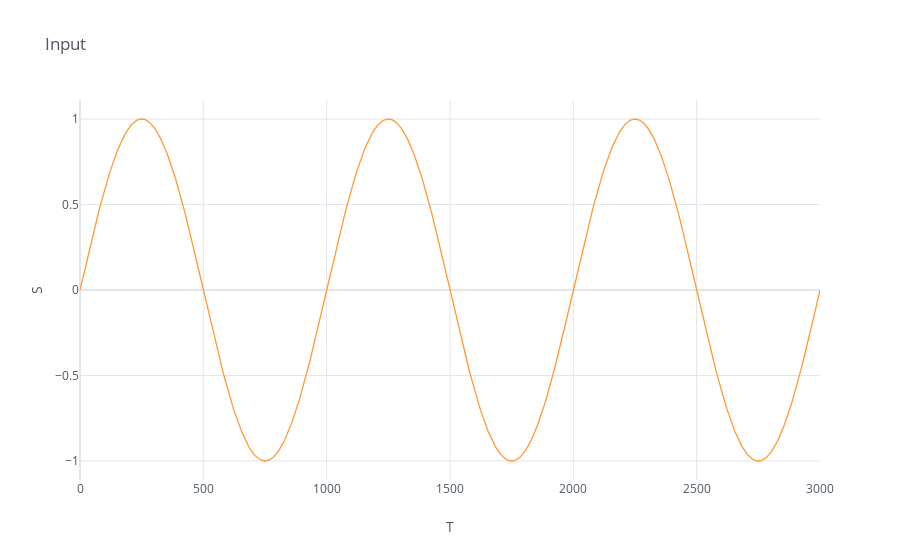
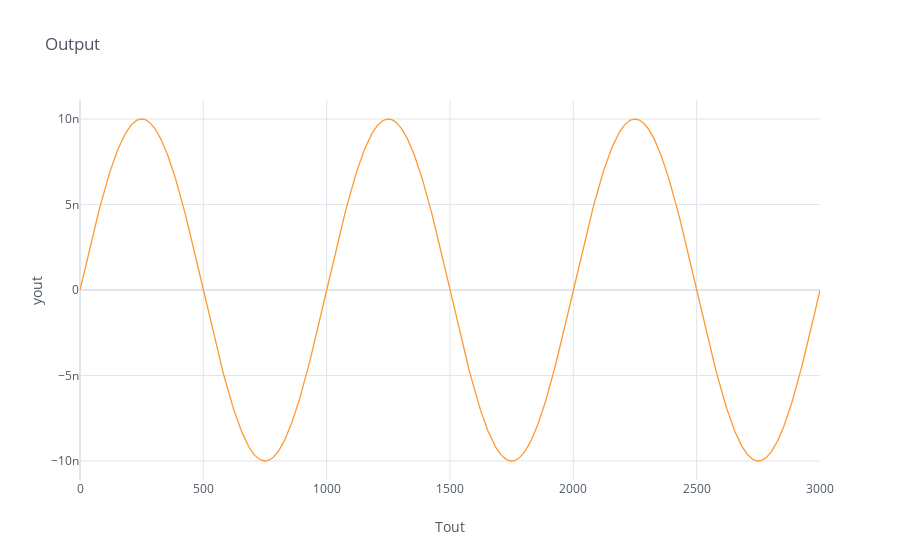

Notebook code for these charts, in order:
### Code cell
# Система всегда устойчива, так как по критерию Гурвица для a*λ+1=0: Единственный главный минор a > 0
w = 0.001
T = np.linspace(0, 3.0/w, 1001)
S = [sin(t * 2*pi*w) for t in T]
Tout, yout, xout = signal.lsim(transfer_func, S, T)

df_i = pd.DataFrame(S, index=T)
df_i.iplot(mode='lines', xTitle='T', yTitle='S', title='Input')

df_o = pd.DataFrame(yout, index=Tout)
df_o.iplot(mode='lines', xTitle='Tout', yTitle='yout', title='Output')

### Figure 1 — Plotly figure (JSON) as saved in the notebook; plotly's stock layout.template omitted (floating-point values rounded to 4 significant figures; data arrays with more than 128 entries replaced by an {"elided": "..."} marker saying what was removed)
{"data": [{"line": {"color": "rgba(255, 153, 51, 1.0)", "dash": "solid", "shape": "linear", "width": 1.3}, "mode": "lines", "name": "0", "text": "", "type": "scatter", "x": {"elided": "1001 int values"}, "y": {"elided": "1001 float values"}}], "layout": {"legend": {"bgcolor": "#FFFFFF", "font": {"color": "#4D5663"}}, "paper_bgcolor": "#FFFFFF", "plot_bgcolor": "#FFFFFF", "title": {"font": {"color": "#4D5663"}, "text": "Input"}, "xaxis": {"gridcolor": "#E1E5ED", "showgrid": true, "tickfont": {"color": "#4D5663"}, "title": {"font": {"color": "#4D5663"}, "text": "T"}, "zerolinecolor": "#E1E5ED"}, "yaxis": {"gridcolor": "#E1E5ED", "showgrid": true, "tickfont": {"color": "#4D5663"}, "title": {"font": {"color": "#4D5663"}, "text": "S"}, "zerolinecolor": "#E1E5ED"}}}

### Figure 2 — Plotly figure (JSON) as saved in the notebook; plotly's stock layout.template omitted (floating-point values rounded to 4 significant figures; data arrays with more than 128 entries replaced by an {"elided": "..."} marker saying what was removed)
{"data": [{"line": {"color": "rgba(255, 153, 51, 1.0)", "dash": "solid", "shape": "linear", "width": 1.3}, "mode": "lines", "name": "0", "text": "", "type": "scatter", "x": {"elided": "1001 int values"}, "y": {"elided": "1001 float values"}}], "layout": {"legend": {"bgcolor": "#FFFFFF", "font": {"color": "#4D5663"}}, "paper_bgcolor": "#FFFFFF", "plot_bgcolor": "#FFFFFF", "title": {"font": {"color": "#4D5663"}, "text": "Output"}, "xaxis": {"gridcolor": "#E1E5ED", "showgrid": true, "tickfont": {"color": "#4D5663"}, "title": {"font": {"color": "#4D5663"}, "text": "Tout"}, "zerolinecolor": "#E1E5ED"}, "yaxis": {"gridcolor": "#E1E5ED", "showgrid": true, "tickfont": {"color": "#4D5663"}, "title": {"font": {"color": "#4D5663"}, "text": "yout"}, "zerolinecolor": "#E1E5ED"}}}
